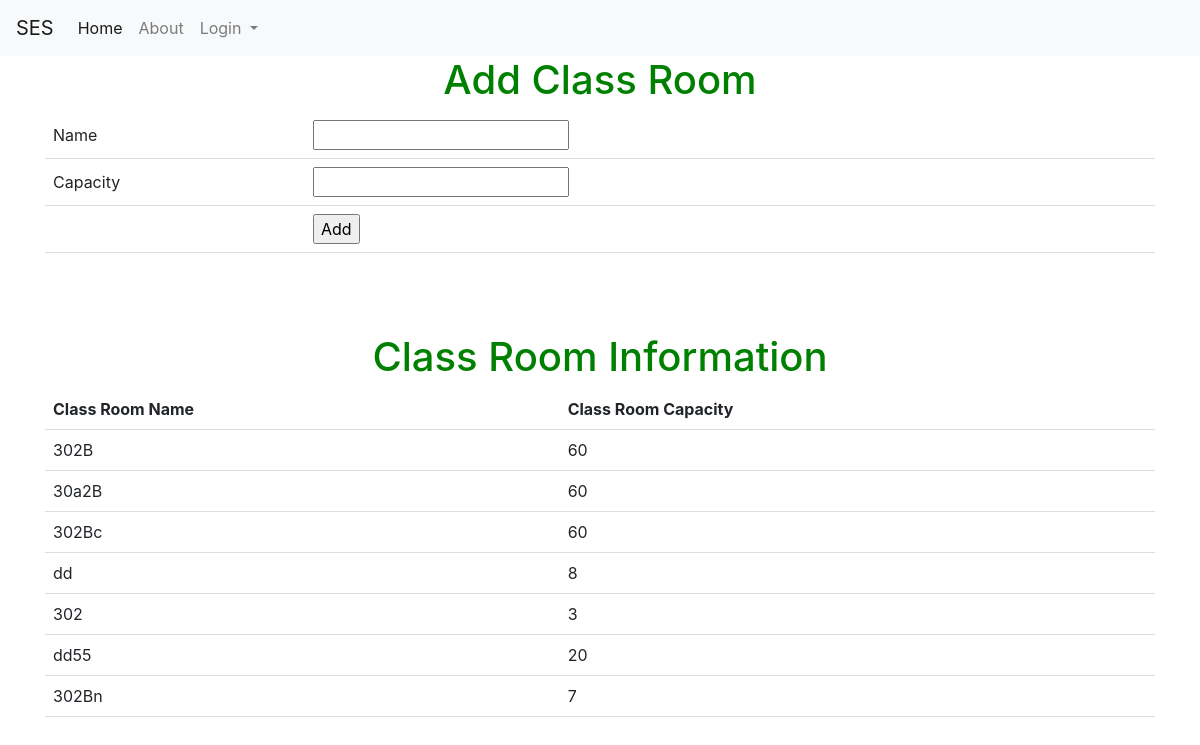
/saverloc, run on the app's committed database.
### tables this page shows
CREATE TABLE loc (loc_id INTEGER PRIMARY KEY UNIQUE, loc_Cap INTEGER, loc_name CHAR CONSTRAINT loc_id UNIQUE ON CONFLICT IGNORE);

### auth.py (the view, shortened to what this page needs)
@auth.route("/saverloc",methods = ["POST","GET"])
def saverloc():
    if request.method=='GET':
        con = sqlite3.connect("instance/db.sqlite")
        cur = con.cursor()
        cur.execute("SELECT * FROM loc")
        data6 = cur.fetchall()
        return render_template('add_loc.html',data6=data6)
    return render_template("add_loc.html",data6=data6)

### templates/add_Loc.html (shortened to what this page needs)
{% extends "base.html" %}
{% block content %}
<h1>Add Class Room</h1>
 <form action = "/saverloc" method="post">
 <table>
  <tr><td>Name</td><td><input type="text" name="name_loc" ></td></tr>
  <tr><td>Capacity</td><td><input type="number" name="cap"></td></tr>
  <tr><td></td><td><input type="submit" value="Add"></td></tr>
 </table>
 <br> <h1>{{msg}}</h1><br><br>
 <h1>Class Room Information</h1>
 <table id="table_to_highlight" style="width:100%">
    <thead>
      <tr>
        <th>Class Room Name</th>
        <th>Class Room Capacity</th>
      </tr>
      </thead>
      <tbody>
       {% for row in data6 %}
              <tr>
                  <td>{{row[2]}}</td>
                  <td>{{row[1]}}</td>
              </tr>
          {% endfor %}
      </tbody>
  </table>
 </form>
{% endblock %}

### templates/add_Loc.html (style rules this page uses)
body { text-align: center; }
h1 { color: green; }
table { border-collapse: collapse; width: 100%; }
th, td { padding: 8px; text-align: left; border-bottom: 1px solid #ddd; }

### data on the page
loc: loc_name "302B", loc_Cap "60"
loc: loc_name "30a2B", loc_Cap "60"
loc: loc_name "302Bc", loc_Cap "60"
loc: loc_name "dd", loc_Cap "8"
loc: loc_name "302", loc_Cap "3"
loc: loc_name "dd55", loc_Cap "20"
loc: loc_name "302Bn", loc_Cap "7"
